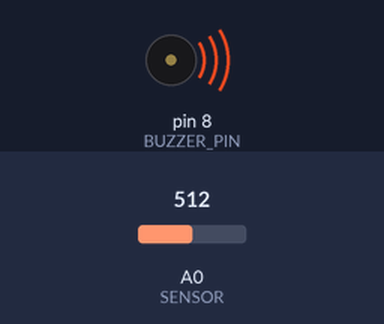
Recording of a sketch running on a simulated Arduino Uno, built with avr-gcc and run on an emulated ATmega328P. On the bench: buzzer (waves = sounding). The inputs (shaded band) are chosen by the test bench; at power-on: A0 (SENSOR) = 512. What the sketch prints to the serial monitor is not drawn.

Above: at 0.1 s.
Timing chart, 0 to 1.6 s (numbered marks = the images above):
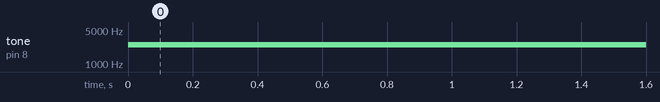

The sketch:

buzzerPotentiometer.ino
```cpp
#define SENSOR A0
#define BUZZER_PIN 8

int sensorVal;

void setup() {
  // put your setup code here, to run once:
  // khong can pinMode cho pin su dung ham tone()
  Serial.begin(115200);
}

void loop() {
  // put your main code here, to run repeatedly:
  sensorVal = analogRead(SENSOR);
  tone(BUZZER_PIN, map(sensorVal, 0, 1023, 31, 4978));
  Serial.println(sensorVal);
}
```

Measured:
- by itself, tone on pin 8 (BUZZER_PIN): silent → 2506 Hz at 0.00 s
